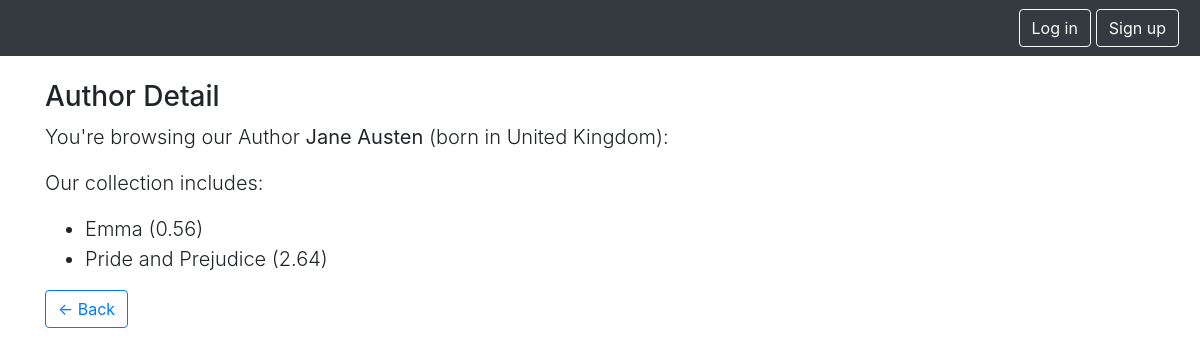
Page /author/1/ on the committed database.
### sample_app/models.py (models this page shows, shortened)
class Author(models.Model):
    name = models.CharField(max_length=255)
    country = models.ForeignKey(Country, on_delete=models.CASCADE)

class Country(models.Model):
    name = models.CharField(max_length=255)

class Book(models.Model):
    title = models.CharField(max_length=255)
    author = models.ForeignKey(Author, on_delete=models.CASCADE)
    isbn = models.CharField(max_length=255)
    popularity = models.DecimalField(max_digits=4, decimal_places=2)

### sample_app/views.py (the view)
# urls.py: path('author/<int:author_id>/', views.author, name='author_detail'),
def author(request, author_id):
    try:
        author = Author.objects.get(id=author_id)
    except Author.DoesNotExist:
        return HttpResponseNotFound()
    return render(request, 'author.html', {
        'author': author
    })

### sample_app/templates/author.html
{% extends "base.html" %}
{% block main %}
  <p class="h3">Author Detail</p>
  <div class="lead">
    <p>You're browsing our Author <strong>{{ author.name}}</strong> (born in {{ author.country.name }}):</p>
    <p>Our collection includes:</p>
    <ul>
      {% for book in author.book_set.all %}
      <li>{{ book.title }} ({{ book.popularity }})</li>
      {% endfor %}
    </ul>
  </div>
  <a href="/authors"><button type="button" class="btn btn-outline-primary">← Back</button></a>
{% endblock %}

### sample_app/templates/base.html (style rules this page uses)
.container { margin-top: 80px; }
a { color: black; }

### rows in the picture
Author: name "Jane Austen", country.name "United Kingdom"
Book: title "Emma", popularity "0.56"
Book: title "Pride and Prejudice", popularity "2.64"
